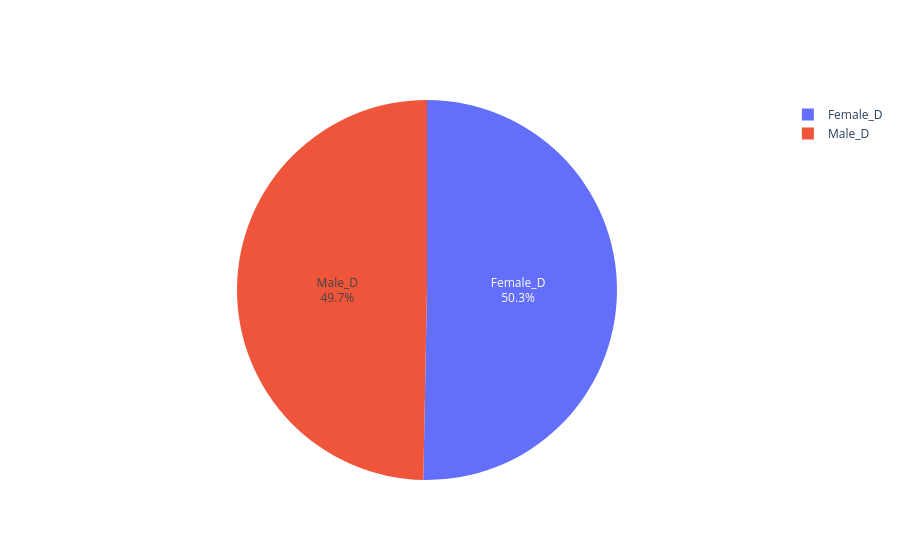

The cell this chart's notebook holds for it:
### Code cell
import plotly.graph_objects as go
labels = ['Male_D','Female_D']
values = [241,244]
fig = go.Figure(data=[go.Pie(labels=labels, values=values,  textinfo='label+percent',
                            insidetextorientation='radial')])
fig.show()

### Figure 1 — Plotly figure (JSON) as saved in the notebook; plotly's stock layout.template omitted (floating-point values rounded to 4 significant figures)
{"data": [{"insidetextorientation": "radial", "labels": ["Male_D", "Female_D"], "textinfo": "label+percent", "type": "pie", "values": [241, 244]}], "layout": {}}
